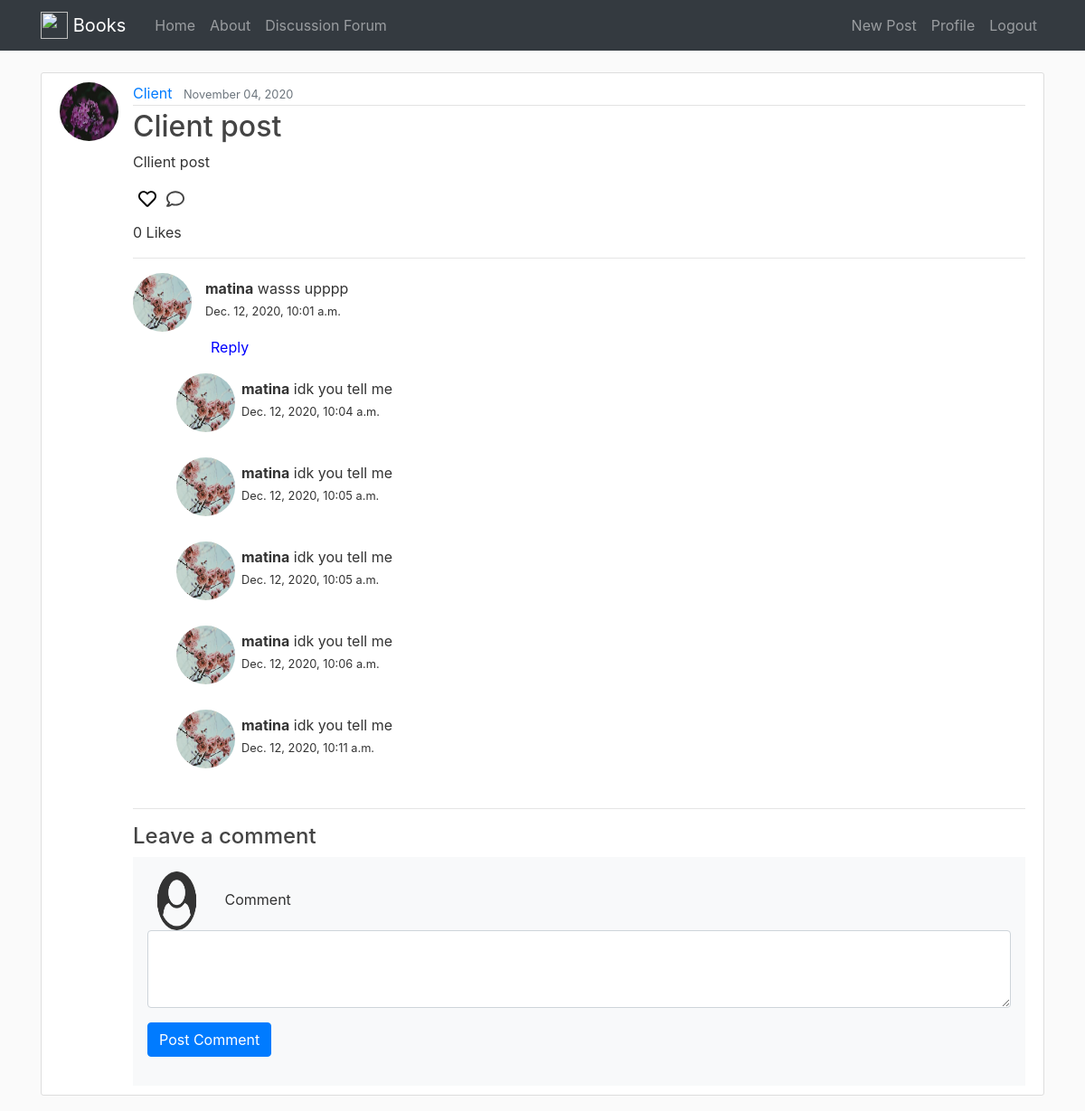
/post/6/ (signed in), run on the app's committed database.
### forum/models.py (models this page shows, shortened)
class Post(models.Model):
    title = models.CharField(max_length=100)
    content = models.TextField()
    date_posted = models.DateTimeField(default=timezone.now)
    author = models.ForeignKey(User, on_delete=models.CASCADE) #If user is deleted it deletes the post too
    likes = models.ManyToManyField(User, default= None, blank=True, related_name='liked')
    comments = models.ManyToManyField(User, default= None, blank=True, related_name='commented')

class Comment(models.Model):
    post = models.ForeignKey(Post, on_delete = models.CASCADE)
    user = models.ForeignKey(User, on_delete=models.CASCADE)
    time = models.DateTimeField(default=timezone.now)
    comment = models.TextField(blank=False)

class SubComment(models.Model):
    post = models.ForeignKey(Post, on_delete = models.CASCADE)
    user = models.ForeignKey(User, on_delete=models.CASCADE)
    time = models.DateTimeField(default=timezone.now)
    comment = models.TextField()
    comment_reply = models.ForeignKey(Comment, on_delete=models.CASCADE)

### user/models.py (models this page shows, shortened)
class Profile(models.Model):
    user = models.OneToOneField(User, on_delete=models.CASCADE)
    bio = models.CharField(max_length = 100, blank=True)
    image = models.ImageField(default='default.png', upload_to='profile_pics')

### forum/views.py (the view, shortened to what this page needs)
# urls.py: path('post/<int:pk>/', views.details, name='post-detail'),
def details(request, pk):
    template = "forum/post_detail.html"
    try:
        post = get_object_or_404(Post, pk=pk)
        comments = Comment.objects.filter(post=post).order_by('-id')
    except Post.DoesNotExist:
        raise Http404("Post does not exist.")
    comments = []
    for c in Comment.objects.filter(post=post):
        comments.append([c, SubComment.objects.filter(comment_reply = c)])
    context = {
        'object' : post,
        'comments' :comments,
    }
    return render(request, template, context)

### forum/templates/forum/post_detail.html (shortened to what this page needs)
{% extends "forum/base.html" %}
{% block content %}
    <article class="media content-section">
      <img class="rounded-circle article-img" src="{{ object.author.profile.image.url }}" alt="">
        <div class="media-body">
          <div class="article-metadata">
            <a class="mr-2" href="{% url 'user-posts' object.author.username %}">{{ object.author }}</a>
            <small class="text-muted">{{ object.date_posted|date:"F d, Y"}}</small>
          </div>
          <h2 class="article-title">{{ object.title }}</h2>
          <p class="article-content">{{ object.content }}</p>
            <h5 class="card-title">
              <form action="{% url 'likes' %}" method="POST" style="display: inline;">
                {% if request.user not in object.likes.all %}
                <button type="submit" style="border: none; background-color: transparent;"><i class="far fa-heart" style="color: black;"></i></button>
                {% else %}
                <button type="submit" style="border: none; background-color: transparent;"><i class="fas fa-heart" style="color: red;"></i></button>
                {% endif %}
              </form>
              <i class="far fa-comment"></i>
            </h5>
              <p>{{ object.likes.all.count }} Likes</p><hr>
              {% if user.is_authenticated %}
                {% for c in comments %}
                  <img class="rounded-circle article-img" src="{{ c.0.user.profile.image.url }}" alt="">
                  <p class="user card-text"><strong>{{ c.0.user.username }}</strong> {{c.0.comment}} <br> <small>{{ c.0.time }}</small></p>
                  <p id="{{ c.0.id }}"><button onclick="ReplyForm('{{ c.0.id }}')" class="reply">Reply</button></p>
                  {% for subc in c.1 %}
                    <img class="ml-5 rounded-circle article-img" src="{{ subc.user.profile.image.url }}" alt="">
                    <p class="subcomment"><strong>{{ subc.user.username }}</strong> {{subc.comment}} <br> <small>{{ subc.time }}</small></p>
                    <br>
                 {% endfor %}
                {% endfor %}
                <hr>
                <div class="comment-form-wrap">
                  <h4>Leave a comment</h4>
                  <form method="POST" class="p-3 bg-light">
                    <div class="form-group">
                      <img class="rounded-circle article-img" src="{{ request.user.profile.image.url }}" alt="">
                      <label for="message">Comment</label>
                      <textarea name="comm" id="message" cols="30" rows="3" class="form-control"></textarea>
                    </div>
                    <div class="form-group">
                      <input type="submit" value="Post Comment" class="btn btn-primary">
                    </div>
                  </form>
                </div>
              {% endif %}
        </div>
    </article>
{% endblock content %}

### forum/static/forum/main.css (style rules this page uses)
* { box-sizing: border-box; }
body { background: #fafafa; color: #333333; margin-top: 5rem; }
h1, h2, h3, h4, h5, h6 { color: #444444; }
.content-section { background: #ffffff; padding: 10px 20px; border: 1px solid #dddddd; border-radius: 3px; margin-bottom: 20px; }
.article-title { color: #444444; }
.article-content { white-space: pre-line; }
.article-img { height: 65px; width: 65px; margin-right: 16px; }
.article-metadata { padding-bottom: 1px; margin-bottom: 4px; border-bottom: 1px solid #e3e3e3 }
.user { margin-top: -60px; padding-left: 80px; }
.reply { margin-left: 80px; border: none; background: none; color: blue; }
.subcomment { margin-top: -60px; padding-left: 120px; }

### data on the page
Post: author.profile.image (picture), author "Client", date_posted "November 04, 2020", title "Client post", content "Cllient post", likes.all.count "0"
Comment: user.image (picture), user.username "matina", comment "wasss upppp", time "Dec. 12, 2020, 10:01 a.m."
SubComment: user.profile.image (picture), user.username "matina", comment "idk you tell me", time "Dec. 12, 2020, 10:04 a.m."
SubComment: user.profile.image (picture), user.username "matina", comment "idk you tell me", time "Dec. 12, 2020, 10:05 a.m."
SubComment: user.profile.image (picture), user.username "matina", comment "idk you tell me", time "Dec. 12, 2020, 10:05 a.m."
SubComment: user.profile.image (picture), user.username "matina", comment "idk you tell me", time "Dec. 12, 2020, 10:06 a.m."
SubComment: user.profile.image (picture), user.username "matina", comment "idk you tell me", time "Dec. 12, 2020, 10:11 a.m."
